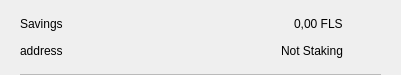
<?xml version="1.0" encoding="UTF-8"?>
<ui version="4.0">
 <class>CSRow</class>
 <widget class="QWidget" name="CSRow">
  <property name="geometry">
   <rect>
    <x>0</x>
    <y>0</y>
    <width>401</width>
    <height>75</height>
   </rect>
  </property>
  <property name="windowTitle">
   <string>Form</string>
  </property>
  <layout class="QVBoxLayout" name="verticalLayout">
   <property name="spacing">
    <number>0</number>
   </property>
   <property name="leftMargin">
    <number>20</number>
   </property>
   <property name="topMargin">
    <number>10</number>
   </property>
   <property name="rightMargin">
    <number>20</number>
   </property>
   <property name="bottomMargin">
    <number>0</number>
   </property>
   <item>
    <widget class="QWidget" name="info" native="true">
     <property name="minimumSize">
      <size>
       <width>0</width>
       <height>0</height>
      </size>
     </property>
     <layout class="QHBoxLayout" name="horizontalLayout_3">
      <property name="leftMargin">
       <number>0</number>
      </property>
      <property name="topMargin">
       <number>0</number>
      </property>
      <property name="rightMargin">
       <number>0</number>
      </property>
      <property name="bottomMargin">
       <number>10</number>
      </property>
      <item>
       <widget class="QWidget" name="container" native="true">
        <property name="minimumSize">
         <size>
          <width>0</width>
          <height>0</height>
         </size>
        </property>
        <layout class="QVBoxLayout" name="verticalLayout_2">
         <property name="spacing">
          <number>0</number>
         </property>
         <property name="leftMargin">
          <number>0</number>
         </property>
         <property name="topMargin">
          <number>0</number>
         </property>
         <property name="rightMargin">
          <number>0</number>
         </property>
         <property name="bottomMargin">
          <number>0</number>
         </property>
         <item>
          <layout class="QHBoxLayout" name="horizontalLayout">
           <item>
            <widget class="QLabel" name="labelName">
             <property name="text">
              <string>Savings</string>
             </property>
            </widget>
           </item>
           <item>
            <spacer name="horizontalSpacer">
             <property name="orientation">
              <enum>Qt::Horizontal</enum>
             </property>
             <property name="sizeHint" stdset="0">
              <size>
               <width>40</width>
               <height>20</height>
              </size>
             </property>
            </spacer>
           </item>
           <item>
            <widget class="QLabel" name="labelAmount">
             <property name="text">
              <string>0,00 FLS</string>
             </property>
            </widget>
           </item>
          </layout>
         </item>
         <item>
          <layout class="QHBoxLayout" name="horizontalLayout_2">
           <item>
            <widget class="QLabel" name="labelAddress">
             <property name="text">
              <string>address</string>
             </property>
            </widget>
           </item>
           <item>
            <spacer name="horizontalSpacer_2">
             <property name="orientation">
              <enum>Qt::Horizontal</enum>
             </property>
             <property name="sizeHint" stdset="0">
              <size>
               <width>40</width>
               <height>20</height>
              </size>
             </property>
            </spacer>
           </item>
           <item>
            <widget class="QLabel" name="labelStaking">
             <property name="text">
              <string>Not Staking</string>
             </property>
            </widget>
           </item>
          </layout>
         </item>
        </layout>
       </widget>
      </item>
      <item alignment="Qt::AlignHCenter|Qt::AlignVCenter">
       <widget class="QPushButton" name="pushButtonMenu">
        <property name="minimumSize">
         <size>
          <width>24</width>
          <height>24</height>
         </size>
        </property>
        <property name="maximumSize">
         <size>
          <width>32</width>
          <height>32</height>
         </size>
        </property>
        <property name="focusPolicy">
         <enum>Qt::NoFocus</enum>
        </property>
        <property name="styleSheet">
         <string notr="true">border:none; background-color:transparent;</string>
        </property>
        <property name="text">
         <string/>
        </property>
        <property name="icon">
         <iconset>
          <normaloff>://ic-menu-hover</normaloff>://ic-menu-hover</iconset>
        </property>
        <property name="iconSize">
         <size>
          <width>24</width>
          <height>24</height>
         </size>
        </property>
       </widget>
      </item>
     </layout>
    </widget>
   </item>
   <item>
    <widget class="QLabel" name="lblDivisory">
     <property name="minimumSize">
      <size>
       <width>0</width>
       <height>1</height>
      </size>
     </property>
     <property name="maximumSize">
      <size>
       <width>16777215</width>
       <height>1</height>
      </size>
     </property>
     <property name="styleSheet">
      <string notr="true">background-color:#bababa;</string>
     </property>
     <property name="text">
      <string/>
     </property>
     <property name="alignment">
      <set>Qt::AlignBottom|Qt::AlignLeading|Qt::AlignLeft</set>
     </property>
    </widget>
   </item>
  </layout>
 </widget>
 <resources/>
 <connections/>
</ui>
